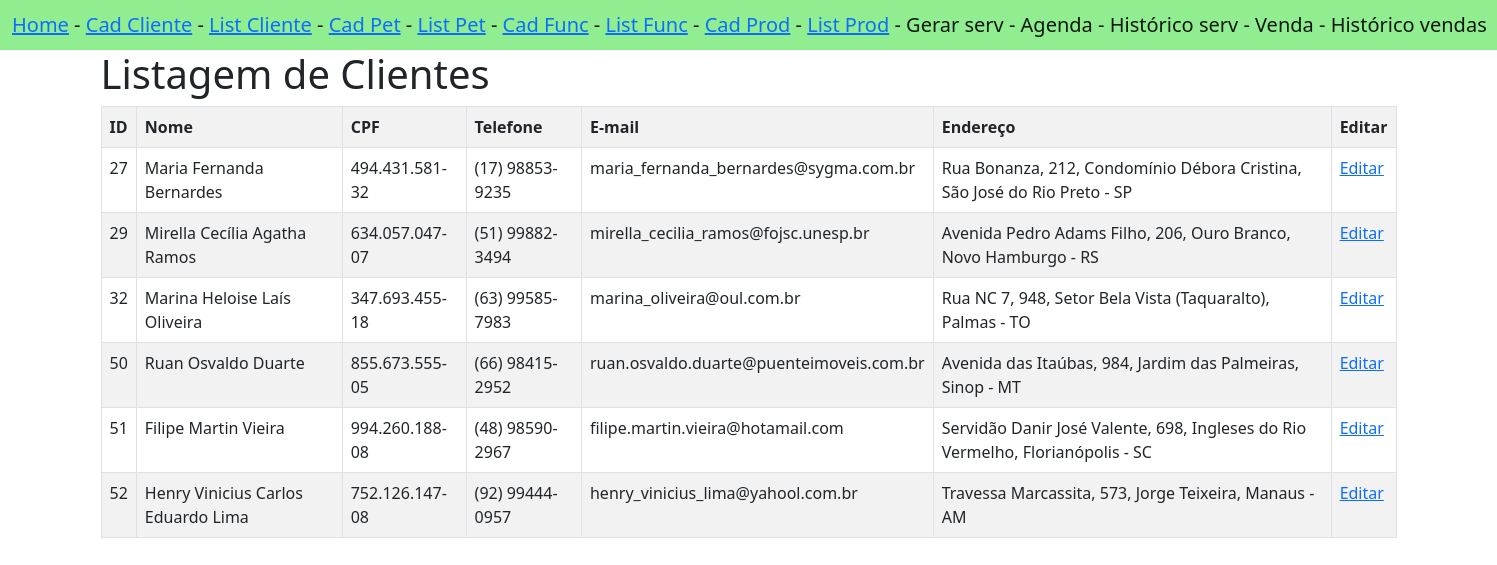
The app's page /listarClientes/, older data.
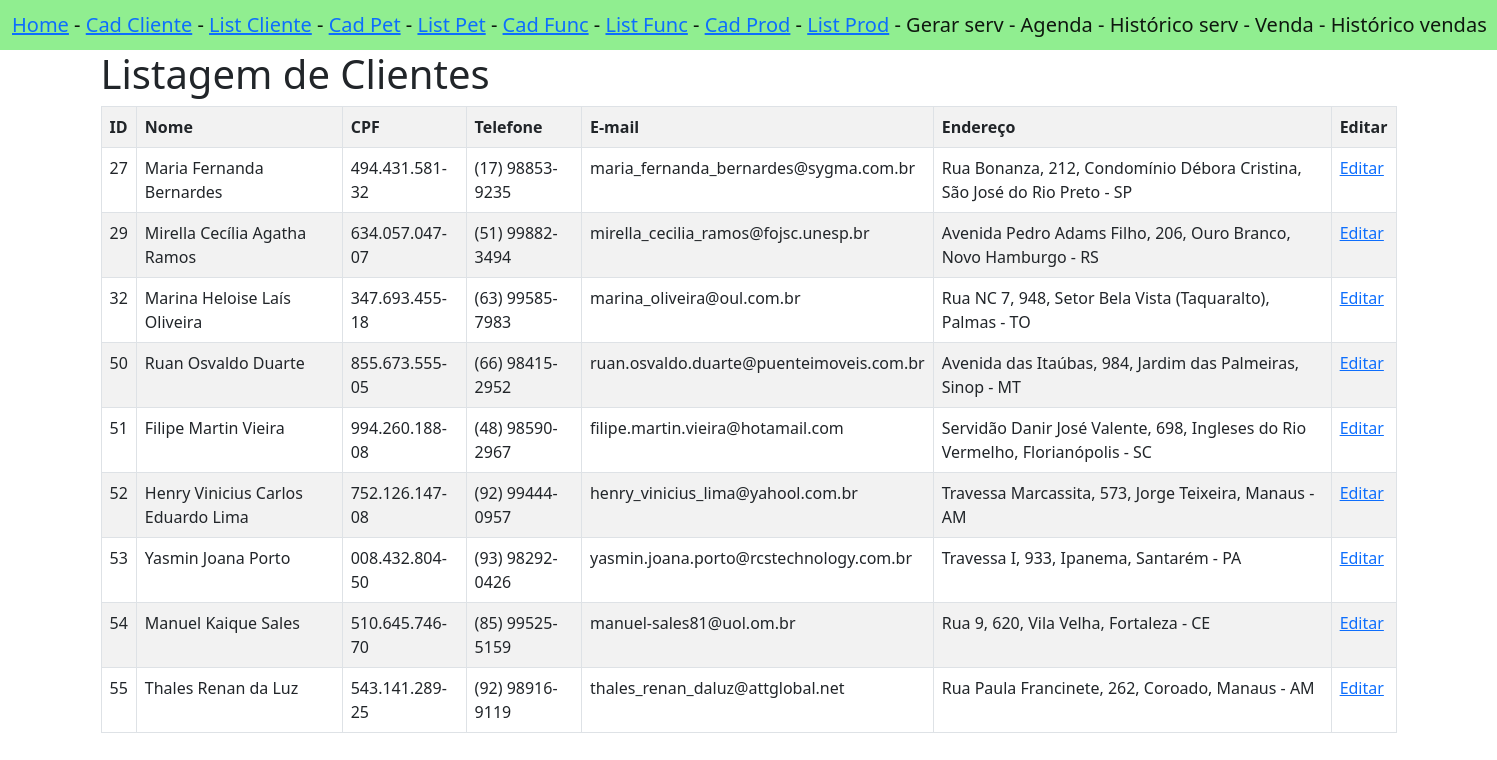
The same page, newer data.
### appPetPlanet/models.py (models this page shows)
class Cliente(models.Model):
    id_cliente = models.AutoField(primary_key=True)
    cpf = models.TextField()
    nome = models.TextField()
    email = models.TextField()
    telefone = models.TextField()
    endereco = models.TextField()

### appPetPlanet/views.py (the view)
# urls.py: path('listarClientes/', views.listarClientes, name='listarClientes'),
def listarClientes(request):
    clientes = {
        'clientes': Cliente.objects.all()
    }
    return render(request, 'cliente/listarClientes.html', clientes)

### appPetPlanet/templates/cliente/listarClientes.html
{% extends 'navBar.html' %}
{% block conteudo %}
<div class="container">
    <h1>Listagem de Clientes</h1>
    <table class="table table-bordered table-striped">
        <tr>
            <th>ID</th>
            <th>Nome</th>
            <th>CPF</th>
            <th>Telefone</th>
            <th>E-mail</th>
            <th>Endereço</th>
            <th>Editar</th>
        </tr>
        {% for cliente in clientes %}
        <tr>
            <td>{{cliente.id_cliente}}</td>
            <td>{{cliente.nome}}</td>
            <td>{{cliente.cpf}}</td>
            <td>{{cliente.telefone}}</td>
            <td>{{cliente.email}}</td>
            <td>{{cliente.endereco}}</td>
            <td><a href="{% url 'infoCliente' %}{{cliente.id_cliente}}">Editar</a></td>
        </tr>
        {% endfor %}
    </table>
</div>
{% endblock %}

Row changes from the older to the newer data that the page shows:
added Cliente: id_cliente "53", nome "Yasmin Joana Porto", cpf "008.432.804-50", telefone "(93) 98292-0426", email "yasmin.joana.porto@rcstechnology.com.br", endereco "Travessa I, 933, Ipanema, Santarém - PA"
added Cliente: id_cliente "54", nome "Manuel Kaique Sales", cpf "510.645.746-70", telefone "(85) 99525-5159", email "manuel-sales81@uol.om.br", endereco "Rua 9, 620, Vila Velha, Fortaleza - CE"
added Cliente: id_cliente "55", nome "Thales Renan da Luz", cpf "543.141.289-25", telefone "(92) 98916-9119", email "thales_renan_daluz@attglobal.net", endereco "Rua Paula Francinete, 262, Coroado, Manaus - AM"
